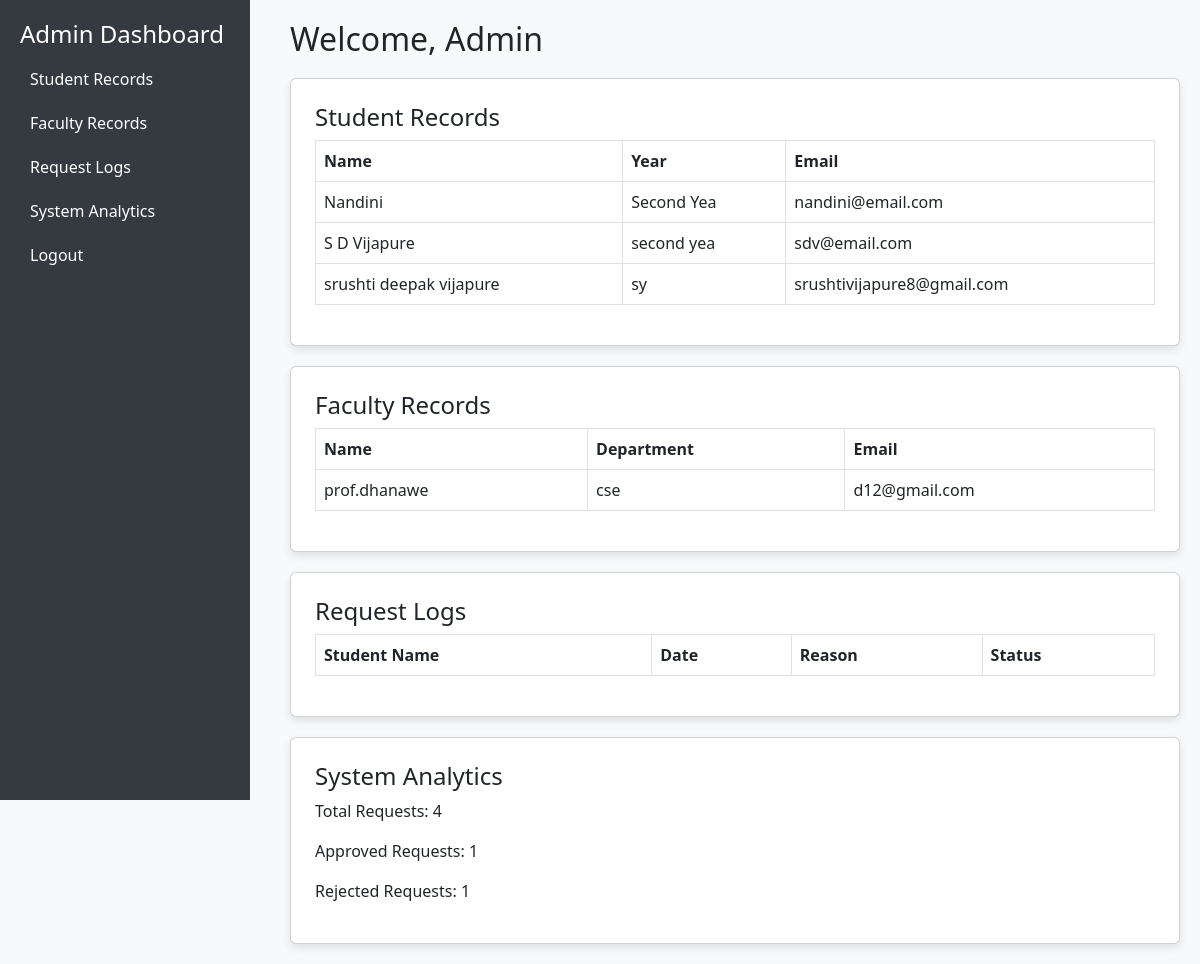
/admin-dashboard.php, run on the app's committed database.
### tables this page shows
CREATE TABLE `students` (
  `student_id` int(11) NOT NULL,
  `user_id` int(11) DEFAULT NULL,
  `full_name` varchar(100) DEFAULT NULL,
  `enrollment_no` varchar(50) DEFAULT NULL,
  `department` varchar(100) DEFAULT NULL,
  `year` varchar(10) DEFAULT NULL
);

CREATE TABLE `users` (
  `user_id` int(11) NOT NULL,
  `user_email` varchar(256) NOT NULL,
  `user_password` varchar(256) NOT NULL,
  `user_type` varchar(256) NOT NULL
);

CREATE TABLE `faculty` (
  `faculty_id` int(11) NOT NULL,
  `user_id` int(11) DEFAULT NULL,
  `full_name` varchar(100) DEFAULT NULL,
  `department` varchar(100) DEFAULT NULL,
  `tg_batch` varchar(50) DEFAULT NULL
);

### admin-dashboard.php (the view, shortened to what this page needs)
<?php
$db = new class_functions();
$conn = $db->getConn();
?>
<!DOCTYPE html>
<html lang="en">
<head>
    <link rel="stylesheet" href="https://cdn.jsdelivr.net/npm/bootstrap@5.3.0/dist/css/bootstrap.min.css">
</head>
<body>
    <div class="sidebar">
        <h4>Admin Dashboard</h4>
        <a href="#studentRecords" onclick="showSection('studentRecords')">Student Records</a>
        <a href="#facultyRecords" onclick="showSection('facultyRecords')">Faculty Records</a>
        <a href="#requestLogs" onclick="showSection('requestLogs')">Request Logs</a>
        <a href="#analytics" onclick="showSection('analytics')">System Analytics</a>
        <a href="#logout" onclick="logout()">Logout</a>
    </div>
    <div class="main-content">
        <h2>Welcome, Admin</h2>
        <div id="studentRecords" class="card p-4 active ">
            <h4>Student Records</h4>
            <table class="table table-bordered">
                <thead><tr><th>Name</th><th>Year</th><th>Email</th></tr></thead>
                <tbody>
                    <?php
                   $res = $conn->query("
                   SELECT s.full_name, s.year, u.user_email
                   FROM students s
                   JOIN users u ON s.user_id = u.user_id
               ");
                    while ($row = $res->fetch_assoc()) {
                        echo "<tr><td>{$row['full_name']}</td><td>{$row['year']}</td><td>{$row['user_email']}</td></tr>";
                    }
                    ?>
                </tbody>
            </table>
        </div>
        <div id="facultyRecords" class="card p-4">
            <h4>Faculty Records</h4>
            <table class="table table-bordered">
                <thead><tr><th>Name</th><th>Department</th><th>Email</th></tr></thead>
                <tbody>
                    <?php
                    $res = $conn->query("
                    SELECT f.full_name, f.department, u.user_email
                    FROM faculty f
                    JOIN users u ON f.user_id = u.user_id
                ");
                    while ($row = $res->fetch_assoc()) {
                        echo "<tr><td>{$row['full_name']}</td><td>{$row['department']}</td><td>{$row['user_email']}</td></tr>";
                    }
                    ?>
                </tbody>
            </table>
        </div>
        <div id="requestLogs" class="card p-4 ">
            <h4>Request Logs</h4>
            <table class="table table-bordered">
                <thead><tr><th>Student Name</th><th>Date</th><th>Reason</th><th>Status</th></tr></thead>
            </table>
        </div>
        <div id="analytics" class="card p-4 ">
            <h4>System Analytics</h4>
            <?php
            $total = $conn->query("SELECT COUNT(*) AS total FROM gatereq")->fetch_assoc()['total'];
            $approved = $conn->query("SELECT COUNT(*) AS approved FROM gatereq WHERE status='Approved'")->fetch_assoc()['approved'];
            $rejected = $conn->query("SELECT COUNT(*) AS rejected FROM gatereq WHERE status='Rejected'")->fetch_assoc()['rejected'];
            ?>
            <p>Total Requests: <span id="totalRequests"><?= $total ?></span></p>
            <p>Approved Requests: <span id="approvedRequests"><?= $approved ?></span></p>
            <p>Rejected Requests: <span id="rejectedRequests"><?= $rejected ?></span></p>
        </div>
    </div>
</body>
</html>

### admin-dashboard.php (style rules this page uses)
body { background-color: #f8f9fa; }
.sidebar { height: 100vh; width: 250px; background-color: #343a40; color: white; padding: 20px; position: fixed; }
.sidebar a { color: white; text-decoration: none; display: block; padding: 10px; }
.main-content { margin-left: 270px; padding: 20px; }
.card { box-shadow: 0px 4px 8px rgba(0,0,0,0.1); margin-top: 20px; }

### data on the page
students: full_name "Nandini", year "Second Yea", user.user_email "nandini@email.com"
students: full_name "S D Vijapure", year "second yea", user.user_email "sdv@email.com"
students: full_name "srushti deepak vijapure", year "sy", user.user_email "srushtivijapure8@gmail.com"
faculty: full_name "prof.dhanawe", department "cse", user.user_email "d12@gmail.com"

### other printed values
$total "4"
$approved "1"
$rejected "1"
